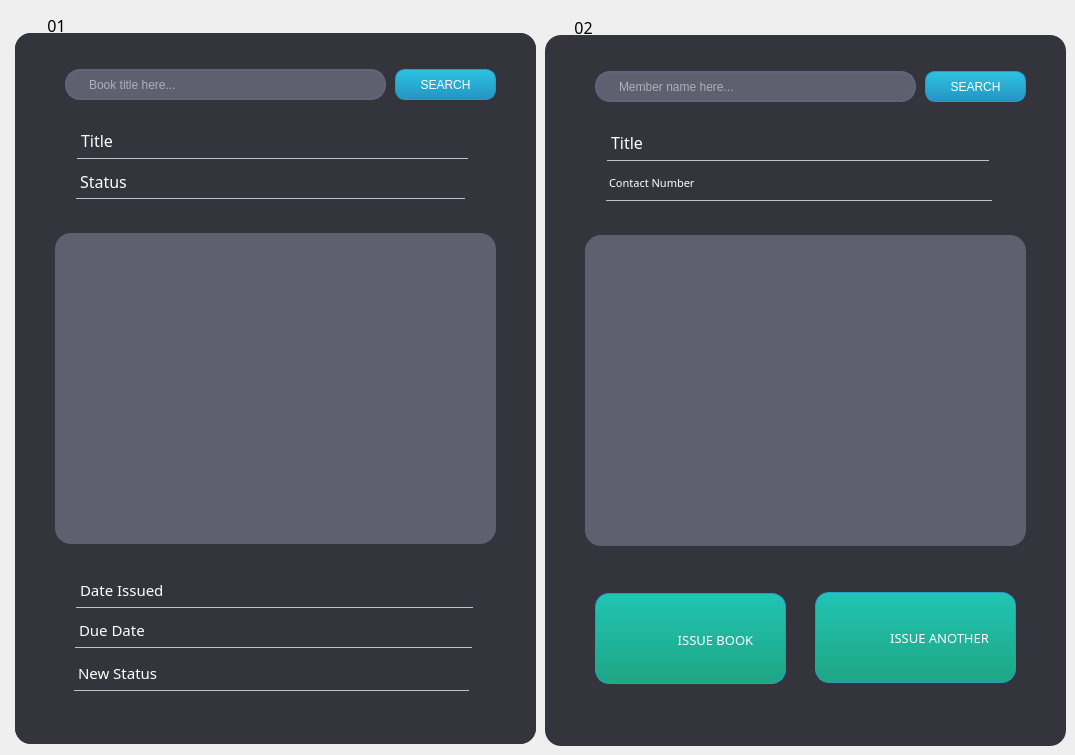
    <widget class="QWidget" name="Home">
     <attribute name="title">
      <string>Issue Book</string>
     </attribute>
     <widget class="QFrame" name="frame">
      <property name="geometry">
       <rect>
        <x>15</x>
        <y>33</y>
        <width>521</width>
        <height>711</height>
       </rect>
      </property>
      <property name="styleSheet">
       <string notr="true">background-color: rgb(52, 52, 61);
border-radius: 16px;</string>
      </property>
      <property name="frameShape">
       <enum>QFrame::StyledPanel</enum>
      </property>
      <property name="frameShadow">
       <enum>QFrame::Raised</enum>
      </property>
      <widget class="QPushButton" name="btnIssueSearch">
       <property name="geometry">
        <rect>
         <x>380</x>
         <y>50</y>
         <width>101</width>
         <height>31</height>
        </rect>
       </property>
       <property name="cursor">
        <cursorShape>OpenHandCursor</cursorShape>
       </property>
       <property name="mouseTracking">
        <bool>true</bool>
       </property>
       <property name="styleSheet">
        <string notr="true">/*background-color: qlineargradient(spread:pad, x1:0, y1:1, x2:0, y2:0, stop:0 rgba(54, 110, 140, 255), stop:0.747191 rgba(145, 192, 216, 255));

border-color: rgb(81, 130, 157);
font: 8pt &quot;Nirmala UI&quot;;
color: rgb(0, 0, 0);
border-radius: 10px;*/

/*-----QPushButton-----*/
QPushButton
{
background-color: qlineargradient(spread:pad, x1:0, y1:1, x2:0, y2:0, stop:0 rgba(37, 147, 194, 255), stop:1 rgba(45, 196, 226, 255));
color: rgb(255, 255, 255);
font: 8pt &quot;Century Gothic&quot;;
min-width: 80px;
border-style: solid;
border-width: 1px;
border-radius: 10px;
border-color: rgb(38, 156, 200);
padding: 5px;}

QPushButton::flat
{
background-color: transparent;
border: none;
color: #fff;}

QPushButton::disabled
{
background-color: rgb(131, 165, 174);
color: black;
border-color: black;}

QPushButton::hover
{
background-color: qlineargradient(spread:pad, x1:0, y1:1, x2:0, y2:0, stop:0 rgba(47, 160, 194, 255), stop:1 rgba(57, 209, 209, 255));
border: 1px solid rgb(41, 170, 182);}
</string>
       </property>
       <property name="text">
        <string>SEARCH</string>
       </property>
      </widget>
      <widget class="QLineEdit" name="searchIssueBar">
       <property name="geometry">
        <rect>
         <x>50</x>
         <y>50</y>
         <width>321</width>
         <height>31</height>
        </rect>
       </property>
       <property name="accessibleName">
        <string>Type here</string>
       </property>
       <property name="styleSheet">
        <string notr="true">QLineEdit{
border: 2px solid rgb(96, 101, 124);
border-radius: 15px;
color: rgb(255, 255, 255);
font: 12pt &quot;Century Gothic&quot;;
padding-left:20px;
padding-rght: 20px;
background-color: rgb(95, 95, 112);
}


QLineEdit::hover{
border: 2px solid rgb(43, 153, 213);
}

QLineEdit::focus{
border: 2px solid rgb(170, 255, 255);
background-color:rgb(43,45,56);
}</string>
       </property>
       <property name="frame">
        <bool>false</bool>
       </property>
       <property name="clearButtonEnabled">
        <bool>true</bool>
       </property>
      </widget>
      <widget class="QLabel" name="label_26">
       <property name="geometry">
        <rect>
         <x>61</x>
         <y>138</y>
         <width>131</width>
         <height>35</height>
        </rect>
       </property>
       <property name="font">
        <font>
         <family>Century Gothic</family>
         <pointsize>12</pointsize>
         <weight>9</weight>
         <italic>false</italic>
         <bold>false</bold>
        </font>
       </property>
       <property name="styleSheet">
        <string notr="true">color: rgb(255, 255, 255);
font: 75 12pt &quot;Century Gothic&quot;;
border-bottom: 1px solid rgb(193, 193, 193);
border-radius: none;</string>
       </property>
       <property name="text">
        <string>Status</string>
       </property>
      </widget>
      <widget class="QLabel" name="label_27">
       <property name="geometry">
        <rect>
         <x>62</x>
         <y>97</y>
         <width>121</width>
         <height>36</height>
        </rect>
       </property>
       <property name="font">
        <font>
         <family>Century Gothic</family>
         <pointsize>12</pointsize>
         <weight>9</weight>
         <italic>false</italic>
         <bold>false</bold>
        </font>
       </property>
       <property name="styleSheet">
        <string notr="true">color: rgb(255, 255, 255);
font: 75 12pt &quot;Century Gothic&quot;;
border-bottom: 1px solid rgb(193, 193, 193);
border-radius: none;</string>
       </property>
       <property name="text">
        <string>Title</string>
       </property>
      </widget>
      <widget class="QListWidget" name="listSomething">
       <property name="geometry">
        <rect>
         <x>40</x>
         <y>200</y>
         <width>441</width>
         <height>311</height>
        </rect>
       </property>
       <property name="styleSheet">
        <string notr="true">background-color: rgb(95, 95, 112);</string>
       </property>
      </widget>
      <widget class="QLabel" name="label_28">
       <property name="geometry">
        <rect>
         <x>60</x>
         <y>580</y>
         <width>131</width>
         <height>35</height>
        </rect>
       </property>
       <property name="font">
        <font>
         <family>Century Gothic</family>
         <pointsize>12</pointsize>
         <weight>9</weight>
         <italic>false</italic>
         <bold>false</bold>
        </font>
       </property>
       <property name="styleSheet">
        <string notr="true">color: rgb(255, 255, 255);
font: 75 12pt &quot;Century Gothic&quot;;
border-bottom: 1px solid rgb(193, 193, 193);
border-radius: none;</string>
       </property>
       <property name="text">
        <string>Due Date</string>
       </property>
      </widget>
      <widget class="QLabel" name="label_29">
       <property name="geometry">
        <rect>
         <x>61</x>
         <y>539</y>
         <width>121</width>
         <height>36</height>
        </rect>
       </property>
       <property name="font">
        <font>
         <family>Century Gothic</family>
         <pointsize>12</pointsize>
         <weight>9</weight>
         <italic>false</italic>
         <bold>false</bold>
        </font>
       </property>
       <property name="styleSheet">
        <string notr="true">color: rgb(255, 255, 255);
font: 75 12pt &quot;Century Gothic&quot;;
border-bottom: 1px solid rgb(193, 193, 193);
border-radius: none;</string>
       </property>
       <property name="text">
        <string>Date Issued</string>
       </property>
      </widget>
      <widget class="QLabel" name="label_30">
       <property name="geometry">
        <rect>
         <x>57</x>
         <y>623</y>
         <width>141</width>
         <height>35</height>
        </rect>
       </property>
       <property name="font">
        <font>
         <family>Century Gothic</family>
         <pointsize>12</pointsize>
         <weight>9</weight>
         <italic>false</italic>
         <bold>false</bold>
        </font>
       </property>
       <property name="styleSheet">
        <string notr="true">color: rgb(255, 255, 255);
font: 75 12pt &quot;Century Gothic&quot;;
border-bottom: 1px solid rgb(193, 193, 193);
border-radius: none;</string>
       </property>
       <property name="text">
        <string>New Status</string>
       </property>
      </widget>
      <widget class="QFrame" name="frame_2">
       <property name="geometry">
        <rect>
         <x>0</x>
         <y>0</y>
         <width>521</width>
         <height>711</height>
        </rect>
       </property>
       <property name="styleSheet">
        <string notr="true">background-color: rgb(52, 52, 61);
border-radius: 16px;</string>
       </property>
       <property name="frameShape">
        <enum>QFrame::StyledPanel</enum>
       </property>
       <property name="frameShadow">
        <enum>QFrame::Raised</enum>
       </property>
       <widget class="QPushButton" name="btniSearchBook">
        <property name="geometry">
         <rect>
          <x>380</x>
          <y>36</y>
          <width>101</width>
          <height>31</height>
         </rect>
        </property>
        <property name="cursor">
         <cursorShape>OpenHandCursor</cursorShape>
        </property>
        <property name="mouseTracking">
         <bool>true</bool>
        </property>
        <property name="styleSheet">
         <string notr="true">/*background-color: qlineargradient(spread:pad, x1:0, y1:1, x2:0, y2:0, stop:0 rgba(54, 110, 140, 255), stop:0.747191 rgba(145, 192, 216, 255));

border-color: rgb(81, 130, 157);
font: 8pt &quot;Nirmala UI&quot;;
color: rgb(0, 0, 0);
border-radius: 10px;*/

/*-----QPushButton-----*/
QPushButton
{
background-color: qlineargradient(spread:pad, x1:0, y1:1, x2:0, y2:0, stop:0 rgba(37, 147, 194, 255), stop:1 rgba(45, 196, 226, 255));
color: rgb(255, 255, 255);
font: 8pt &quot;Century Gothic&quot;;
min-width: 80px;
border-style: solid;
border-width: 1px;
border-radius: 10px;
border-color: rgb(38, 156, 200);
padding: 5px;}

QPushButton::flat
{
background-color: transparent;
border: none;
color: #fff;}

QPushButton::disabled
{
background-color: rgb(131, 165, 174);
color: black;
border-color: black;}

QPushButton::hover
{
background-color: qlineargradient(spread:pad, x1:0, y1:1, x2:0, y2:0, stop:0 rgba(47, 160, 194, 255), stop:1 rgba(57, 209, 209, 255));
border: 1px solid rgb(41, 170, 182);}
</string>
        </property>
        <property name="text">
         <string>SEARCH</string>
        </property>
       </widget>
       <widget class="QLineEdit" name="txtiSearchBook">
        <property name="geometry">
         <rect>
          <x>50</x>
          <y>36</y>
          <width>321</width>
          <height>31</height>
         </rect>
        </property>
        <property name="accessibleName">
         <string>Type here</string>
        </property>
        <property name="styleSheet">
         <string notr="true">QLineEdit{
border: 2px solid rgb(96, 101, 124);
border-radius: 15px;
color: rgb(255, 255, 255);
font: 12pt &quot;Century Gothic&quot;;
padding-left:20px;
padding-rght: 20px;
background-color: rgb(95, 95, 112);
}


QLineEdit::hover{
border: 2px solid rgb(43, 153, 213);
}

QLineEdit::focus{
border: 2px solid rgb(170, 255, 255);
background-color:rgb(43,45,56);
}</string>
        </property>
        <property name="frame">
         <bool>false</bool>
        </property>
        <property name="placeholderText">
         <string>Book title here...</string>
        </property>
        <property name="clearButtonEnabled">
         <bool>true</bool>
        </property>
       </widget>
       <widget class="QLabel" name="label_31">
        <property name="geometry">
         <rect>
          <x>61</x>
          <y>131</y>
          <width>131</width>
          <height>35</height>
         </rect>
        </property>
        <property name="font">
         <font>
          <family>Century Gothic</family>
          <pointsize>12</pointsize>
          <weight>9</weight>
          <italic>false</italic>
          <bold>false</bold>
         </font>
        </property>
        <property name="styleSheet">
         <string notr="true">color: rgb(255, 255, 255);
font: 75 12pt &quot;Century Gothic&quot;;
border-bottom: 1px solid rgb(193, 193, 193);
border-radius: none;</string>
        </property>
        <property name="text">
         <string>Status</string>
        </property>
       </widget>
       <widget class="QLabel" name="label_32">
        <property name="geometry">
         <rect>
          <x>62</x>
          <y>90</y>
          <width>121</width>
          <height>36</height>
         </rect>
        </property>
        <property name="font">
         <font>
          <family>Century Gothic</family>
          <pointsize>12</pointsize>
          <weight>9</weight>
          <italic>false</italic>
          <bold>false</bold>
         </font>
        </property>
        <property name="styleSheet">
         <string notr="true">color: rgb(255, 255, 255);
font: 75 12pt &quot;Century Gothic&quot;;
border-bottom: 1px solid rgb(193, 193, 193);
border-radius: none;</string>
        </property>
        <property name="text">
         <string>Title</string>
        </property>
       </widget>
       <widget class="QListWidget" name="listiBooks">
        <property name="geometry">
         <rect>
          <x>40</x>
          <y>200</y>
          <width>441</width>
          <height>311</height>
         </rect>
        </property>
        <property name="styleSheet">
         <string notr="true">background-color: rgb(95, 95, 112);

color: rgb(255, 255, 255);</string>
        </property>
       </widget>
       <widget class="QLabel" name="label_33">
        <property name="geometry">
         <rect>
          <x>60</x>
          <y>580</y>
          <width>151</width>
          <height>35</height>
         </rect>
        </property>
        <property name="font">
         <font>
          <family>Century Gothic</family>
          <pointsize>11</pointsize>
          <weight>9</weight>
          <italic>false</italic>
          <bold>false</bold>
         </font>
        </property>
        <property name="styleSheet">
         <string notr="true">color: rgb(255, 255, 255);
font: 75 11pt &quot;Century Gothic&quot;;
border-bottom: 1px solid rgb(193, 193, 193);
border-radius: none;</string>
        </property>
        <property name="text">
         <string>Due Date</string>
        </property>
       </widget>
       <widget class="QLabel" name="label_34">
        <property name="geometry">
         <rect>
          <x>61</x>
          <y>539</y>
          <width>141</width>
          <height>36</height>
         </rect>
        </property>
        <property name="font">
         <font>
          <family>Century Gothic</family>
          <pointsize>11</pointsize>
          <weight>9</weight>
          <italic>false</italic>
          <bold>false</bold>
         </font>
        </property>
        <property name="styleSheet">
         <string notr="true">color: rgb(255, 255, 255);
font: 75 11pt &quot;Century Gothic&quot;;
border-bottom: 1px solid rgb(193, 193, 193);
border-radius: none;</string>
        </property>
        <property name="text">
         <string>Date Issued</string>
        </property>
       </widget>
       <widget class="QLabel" name="label_35">
        <property name="geometry">
         <rect>
          <x>59</x>
          <y>623</y>
          <width>141</width>
          <height>35</height>
         </rect>
        </property>
        <property name="font">
         <font>
          <family>Century Gothic</family>
          <pointsize>11</pointsize>
          <weight>9</weight>
          <italic>false</italic>
          <bold>false</bold>
         </font>
        </property>
        <property name="styleSheet">
         <string notr="true">color: rgb(255, 255, 255);
font: 75 11pt &quot;Century Gothic&quot;;
border-bottom: 1px solid rgb(193, 193, 193);
border-radius: none;</string>
        </property>
        <property name="text">
         <string>New Status</string>
        </property>
       </widget>
       <widget class="QLineEdit" name="iBookTitle">
        <property name="geometry">
         <rect>
          <x>152</x>
          <y>95</y>
          <width>301</width>
          <height>31</height>
         </rect>
        </property>
        <property name="styleSheet">
         <string notr="true">background: transparent;
border:none;
color: rgb(193, 193, 193);
font: 15pt &quot;Century Gothic&quot;;
border-bottom: 1px solid rgb(193, 193, 193);
border-radius:none;</string>
        </property>
       </widget>
       <widget class="QLineEdit" name="iStatus">
        <property name="geometry">
         <rect>
          <x>149</x>
          <y>135</y>
          <width>301</width>
          <height>31</height>
         </rect>
        </property>
        <property name="styleSheet">
         <string notr="true">background: transparent;
border:none;
color: rgb(193, 193, 193);
font: 15pt &quot;Century Gothic&quot;;
border-bottom: 1px solid rgb(193, 193, 193);
border-radius:none;</string>
        </property>
       </widget>
       <widget class="QLineEdit" name="txtiDate">
        <property name="geometry">
         <rect>
          <x>197</x>
          <y>544</y>
          <width>261</width>
          <height>31</height>
         </rect>
        </property>
        <property name="styleSheet">
         <string notr="true">background: transparent;
border:none;
color: rgb(193, 193, 193);
font: 15pt &quot;Century Gothic&quot;;
border-bottom: 1px solid rgb(193, 193, 193);
border-radius:none;</string>
        </property>
       </widget>
       <widget class="QLineEdit" name="txtiDue">
        <property name="geometry">
         <rect>
          <x>196</x>
          <y>584</y>
          <width>261</width>
          <height>31</height>
         </rect>
        </property>
        <property name="styleSheet">
         <string notr="true">background: transparent;
border:none;
color: rgb(193, 193, 193);
font: 15pt &quot;Century Gothic&quot;;
border-bottom: 1px solid rgb(193, 193, 193);
border-radius:none;</string>
        </property>
       </widget>
       <widget class="QLineEdit" name="inewStatus">
        <property name="geometry">
         <rect>
          <x>193</x>
          <y>627</y>
          <width>261</width>
          <height>31</height>
         </rect>
        </property>
        <property name="styleSheet">
         <string notr="true">background: transparent;
border:none;
color: rgb(193, 193, 193);
font: 15pt &quot;Century Gothic&quot;;
border-bottom: 1px solid rgb(193, 193, 193);
border-radius:none;</string>
        </property>
       </widget>
       <zorder>btniSearchBook</zorder>
       <zorder>txtiSearchBook</zorder>
       <zorder>label_31</zorder>
       <zorder>label_32</zorder>
       <zorder>label_33</zorder>
       <zorder>label_34</zorder>
       <zorder>label_35</zorder>
       <zorder>iBookTitle</zorder>
       <zorder>iStatus</zorder>
       <zorder>txtiDate</zorder>
       <zorder>txtiDue</zorder>
       <zorder>inewStatus</zorder>
       <zorder>listiBooks</zorder>
      </widget>
     </widget>
     <widget class="QFrame" name="frame_3">
      <property name="geometry">
       <rect>
        <x>545</x>
        <y>35</y>
        <width>521</width>
        <height>711</height>
       </rect>
      </property>
      <property name="styleSheet">
       <string notr="true">background-color: rgb(52, 52, 61);
border-radius: 16px;</string>
      </property>
      <property name="frameShape">
       <enum>QFrame::StyledPanel</enum>
      </property>
      <property name="frameShadow">
       <enum>QFrame::Raised</enum>
      </property>
      <widget class="QPushButton" name="btniSearchMember">
       <property name="geometry">
        <rect>
         <x>380</x>
         <y>36</y>
         <width>101</width>
         <height>31</height>
        </rect>
       </property>
       <property name="cursor">
        <cursorShape>OpenHandCursor</cursorShape>
       </property>
       <property name="mouseTracking">
        <bool>true</bool>
       </property>
       <property name="styleSheet">
        <string notr="true">/*background-color: qlineargradient(spread:pad, x1:0, y1:1, x2:0, y2:0, stop:0 rgba(54, 110, 140, 255), stop:0.747191 rgba(145, 192, 216, 255));

border-color: rgb(81, 130, 157);
font: 8pt &quot;Nirmala UI&quot;;
color: rgb(0, 0, 0);
border-radius: 10px;*/

/*-----QPushButton-----*/
QPushButton
{
background-color: qlineargradient(spread:pad, x1:0, y1:1, x2:0, y2:0, stop:0 rgba(37, 147, 194, 255), stop:1 rgba(45, 196, 226, 255));
color: rgb(255, 255, 255);
font: 8pt &quot;Century Gothic&quot;;
min-width: 80px;
border-style: solid;
border-width: 1px;
border-radius: 10px;
border-color: rgb(38, 156, 200);
padding: 5px;}

QPushButton::flat
{
background-color: transparent;
border: none;
color: #fff;}

QPushButton::disabled
{
background-color: rgb(131, 165, 174);
color: black;
border-color: black;}

QPushButton::hover
{
background-color: qlineargradient(spread:pad, x1:0, y1:1, x2:0, y2:0, stop:0 rgba(47, 160, 194, 255), stop:1 rgba(57, 209, 209, 255));
border: 1px solid rgb(41, 170, 182);}
</string>
       </property>
       <property name="text">
        <string>SEARCH</string>
       </property>
      </widget>
      <widget class="QLineEdit" name="txtiSearchMember">
       <property name="geometry">
        <rect>
         <x>50</x>
         <y>36</y>
         <width>321</width>
         <height>31</height>
        </rect>
       </property>
       <property name="accessibleName">
        <string>Type here</string>
       </property>
       <property name="styleSheet">
        <string notr="true">QLineEdit{
border: 2px solid rgb(96, 101, 124);
border-radius: 15px;
color: rgb(255, 255, 255);
font: 12pt &quot;Century Gothic&quot;;
padding-left:20px;
padding-rght: 20px;
background-color: rgb(95, 95, 112);
}


QLineEdit::hover{
border: 2px solid rgb(43, 153, 213);
}

QLineEdit::focus{
border: 2px solid rgb(170, 255, 255);
background-color:rgb(43,45,56);
}</string>
       </property>
       <property name="frame">
        <bool>false</bool>
       </property>
       <property name="placeholderText">
        <string>Member name here...</string>
       </property>
       <property name="clearButtonEnabled">
        <bool>true</bool>
       </property>
      </widget>
      <widget class="QLabel" name="label_36">
       <property name="geometry">
        <rect>
         <x>61</x>
         <y>131</y>
         <width>111</width>
         <height>35</height>
        </rect>
       </property>
       <property name="font">
        <font>
         <family>Century Gothic</family>
         <pointsize>8</pointsize>
         <weight>9</weight>
         <italic>false</italic>
         <bold>false</bold>
        </font>
       </property>
       <property name="styleSheet">
        <string notr="true">color: rgb(255, 255, 255);
font: 75 8pt &quot;Century Gothic&quot;;
border-bottom: 1px solid rgb(193, 193, 193);
border-radius: none;</string>
       </property>
       <property name="text">
        <string>Contact Number</string>
       </property>
      </widget>
      <widget class="QLabel" name="label_37">
       <property name="geometry">
        <rect>
         <x>62</x>
         <y>90</y>
         <width>101</width>
         <height>36</height>
        </rect>
       </property>
       <property name="font">
        <font>
         <family>Century Gothic</family>
         <pointsize>12</pointsize>
         <weight>9</weight>
         <italic>false</italic>
         <bold>false</bold>
        </font>
       </property>
       <property name="styleSheet">
        <string notr="true">color: rgb(255, 255, 255);
font: 75 12pt &quot;Century Gothic&quot;;
border-bottom: 1px solid rgb(193, 193, 193);
border-radius: none;</string>
       </property>
       <property name="text">
        <string>Title</string>
       </property>
      </widget>
      <widget class="QListWidget" name="listiMember">
       <property name="geometry">
        <rect>
         <x>40</x>
         <y>200</y>
         <width>441</width>
         <height>311</height>
        </rect>
       </property>
       <property name="styleSheet">
        <string notr="true">background-color: rgb(95, 95, 112);

color: rgb(255, 255, 255);</string>
       </property>
      </widget>
      <widget class="QLineEdit" name="txtiMemberName">
       <property name="geometry">
        <rect>
         <x>163</x>
         <y>95</y>
         <width>281</width>
         <height>31</height>
        </rect>
       </property>
       <property name="styleSheet">
        <string notr="true">background: transparent;
border:none;
color: rgb(193, 193, 193);
font: 15pt &quot;Century Gothic&quot;;
border-bottom: 1px solid rgb(193, 193, 193);
border-radius:none;</string>
       </property>
      </widget>
      <widget class="QLineEdit" name="txtiMemberNumber">
       <property name="geometry">
        <rect>
         <x>166</x>
         <y>135</y>
         <width>281</width>
         <height>31</height>
        </rect>
       </property>
       <property name="styleSheet">
        <string notr="true">background: transparent;
border:none;
color: rgb(193, 193, 193);
font: 15pt &quot;Century Gothic&quot;;
border-bottom: 1px solid rgb(193, 193, 193);
border-radius:none;</string>
       </property>
      </widget>
      <widget class="QPushButton" name="btnissuebook_2">
       <property name="geometry">
        <rect>
         <x>50</x>
         <y>558</y>
         <width>191</width>
         <height>91</height>
        </rect>
       </property>
       <property name="cursor">
        <cursorShape>OpenHandCursor</cursorShape>
       </property>
       <property name="mouseTracking">
        <bool>true</bool>
       </property>
       <property name="styleSheet">
        <string notr="true">/*background: rgba(40, 83, 107, 1);
font: 75 9pt &quot;Yu Gothic UI&quot;;
color: white;*/

/*background-color: rgb(52, 52, 61);
border-color: rgb(135, 83, 72);
border-radius:14px;
font: 8pt &quot;Nirmala UI&quot;;
color: black;*/

/*-----QPushButton-----*/
QPushButton
{
background-color: qlineargradient(spread:pad, x1:0, y1:1, x2:0, y2:0, stop:0.0995025 rgba(31, 168, 136, 255), stop:1 rgba(32, 197, 180, 255));
color: rgb(255, 255, 255);
font: 8pt &quot;Century Gothic&quot;;
min-width: 80px;
border-style: solid;
border-width: 1px;
border-radius: 14px;
border-color: rgb(38, 156, 200);
padding: 5px;}

QPushButton::flat
{
background-color: transparent;
border: none;
color: #fff;}

QPushButton::disabled
{
background-color: rgb(131, 165, 174);
color: black;
border-color: black;}

QPushButton::hover
{
background-color: qlineargradient(spread:pad, x1:0, y1:1, x2:0, y2:0, stop:0.0995025 rgba(38, 208, 171, 255), stop:1 rgba(36, 222, 206, 255));
border: 1px solid rgb(41, 170, 182);}</string>
       </property>
       <property name="text">
        <string/>
       </property>
      </widget>
      <widget class="QPushButton" name="btnissuedone">
       <property name="geometry">
        <rect>
         <x>270</x>
         <y>557</y>
         <width>201</width>
         <height>91</height>
        </rect>
       </property>
       <property name="cursor">
        <cursorShape>OpenHandCursor</cursorShape>
       </property>
       <property name="mouseTracking">
        <bool>true</bool>
       </property>
       <property name="styleSheet">
        <string notr="true">/*background: rgba(40, 83, 107, 1);
font: 75 9pt &quot;Yu Gothic UI&quot;;
color: white;*/

/*background-color: rgb(52, 52, 61);
border-color: rgb(135, 83, 72);
border-radius:14px;
font: 8pt &quot;Nirmala UI&quot;;
color: black;*/

/*-----QPushButton-----*/
QPushButton
{
background-color: qlineargradient(spread:pad, x1:0, y1:1, x2:0, y2:0, stop:0.0995025 rgba(31, 168, 136, 255), stop:1 rgba(32, 197, 180, 255));
color: rgb(255, 255, 255);
font: 8pt &quot;Century Gothic&quot;;
min-width: 80px;
border-style: solid;
border-width: 1px;
border-radius: 14px;
border-color: rgb(38, 156, 200);
padding: 5px;}

QPushButton::flat
{
background-color: transparent;
border: none;
color: #fff;}

QPushButton::disabled
{
background-color: rgb(131, 165, 174);
color: black;
border-color: black;}

QPushButton::hover
{
background-color: qlineargradient(spread:pad, x1:0, y1:1, x2:0, y2:0, stop:0.0995025 rgba(38, 208, 171, 255), stop:1 rgba(36, 222, 206, 255));
border: 1px solid rgb(41, 170, 182);}</string>
       </property>
       <property name="text">
        <string/>
       </property>
      </widget>
      <zorder>listiMember</zorder>
      <zorder>btniSearchMember</zorder>
      <zorder>txtiSearchMember</zorder>
      <zorder>label_36</zorder>
      <zorder>label_37</zorder>
      <zorder>txtiMemberName</zorder>
      <zorder>txtiMemberNumber</zorder>
      <zorder>btnissuebook_2</zorder>
      <zorder>btnissuedone</zorder>
     </widget>
     <widget class="QLabel" name="addBookTtle_4">
      <property name="geometry">
       <rect>
        <x>41</x>
        <y>15</y>
        <width>31</width>
        <height>21</height>
       </rect>
      </property>
      <property name="font">
       <font>
        <family>Century Gothic</family>
        <pointsize>12</pointsize>
        <weight>9</weight>
        <italic>false</italic>
        <bold>false</bold>
       </font>
      </property>
      <property name="styleSheet">
       <string notr="true">color: rgb(0, 0, 0);
font: 75 12pt &quot;Century Gothic&quot;;</string>
      </property>
      <property name="text">
       <string>01</string>
      </property>
      <property name="alignment">
       <set>Qt::AlignCenter</set>
      </property>
     </widget>
     <widget class="QLabel" name="addBookTtle_5">
      <property name="geometry">
       <rect>
        <x>568</x>
        <y>17</y>
        <width>31</width>
        <height>21</height>
       </rect>
      </property>
      <property name="font">
       <font>
        <family>Century Gothic</family>
        <pointsize>12</pointsize>
        <weight>9</weight>
        <italic>false</italic>
        <bold>false</bold>
       </font>
      </property>
      <property name="styleSheet">
       <string notr="true">color: rgb(0, 0, 0);
font: 75 12pt &quot;Century Gothic&quot;;</string>
      </property>
      <property name="text">
       <string>02</string>
      </property>
      <property name="alignment">
       <set>Qt::AlignCenter</set>
      </property>
     </widget>
     <widget class="QLabel" name="label_5">
      <property name="geometry">
       <rect>
        <x>21</x>
        <y>8</y>
        <width>61</width>
        <height>51</height>
       </rect>
      </property>
      <property name="text">
       <string/>
      </property>
      <property name="pixmap">
       <pixmap>../../../../Downloads/the_Library-Testing-App2/the_Library-Testing-App/theLIBRARY/appImages/orangeBookmark.png</pixmap>
      </property>
      <property name="scaledContents">
       <bool>true</bool>
      </property>
     </widget>
     <widget class="QLabel" name="label_6">
      <property name="geometry">
       <rect>
        <x>550</x>
        <y>10</y>
        <width>61</width>
        <height>51</height>
       </rect>
      </property>
      <property name="text">
       <string/>
      </property>
      <property name="pixmap">
       <pixmap>../../../../Downloads/the_Library-Testing-App2/the_Library-Testing-App/theLIBRARY/appImages/orangeBookmark.png</pixmap>
      </property>
      <property name="scaledContents">
       <bool>true</bool>
      </property>
     </widget>
     <widget class="QLabel" name="label_7">
      <property name="geometry">
       <rect>
        <x>607</x>
        <y>615</y>
        <width>51</width>
        <height>51</height>
       </rect>
      </property>
      <property name="text">
       <string/>
      </property>
      <property name="pixmap">
       <pixmap>../../../../Downloads/the_Library-Testing-App2/the_Library-Testing-App/theLIBRARY/appImages/issueBook.png</pixmap>
      </property>
      <property name="scaledContents">
       <bool>true</bool>
      </property>
     </widget>
     <widget class="QLabel" name="label_38">
      <property name="geometry">
       <rect>
        <x>655</x>
        <y>622</y>
        <width>121</width>
        <height>36</height>
       </rect>
      </property>
      <property name="font">
       <font>
        <family>Century Gothic</family>
        <pointsize>10</pointsize>
        <weight>9</weight>
        <italic>false</italic>
        <bold>false</bold>
       </font>
      </property>
      <property name="styleSheet">
       <string notr="true">color:white;
font: 75 10pt &quot;Century Gothic&quot;;</string>
      </property>
      <property name="text">
       <string>ISSUE BOOK</string>
      </property>
      <property name="alignment">
       <set>Qt::AlignCenter</set>
      </property>
     </widget>
     <widget class="QLabel" name="label_8">
      <property name="geometry">
       <rect>
        <x>826</x>
        <y>616</y>
        <width>41</width>
        <height>41</height>
       </rect>
      </property>
      <property name="text">
       <string/>
      </property>
      <property name="pixmap">
       <pixmap>../../../../Downloads/the_Library-Testing-App2/the_Library-Testing-App/theLIBRARY/appImages/issueAnother.png</pixmap>
      </property>
      <property name="scaledContents">
       <bool>true</bool>
      </property>
     </widget>
     <widget class="QLabel" name="label_39">
      <property name="geometry">
       <rect>
        <x>869</x>
        <y>620</y>
        <width>141</width>
        <height>36</height>
       </rect>
      </property>
      <property name="font">
       <font>
        <family>Century Gothic</family>
        <pointsize>10</pointsize>
        <weight>9</weight>
        <italic>false</italic>
        <bold>false</bold>
       </font>
      </property>
      <property name="styleSheet">
       <string notr="true">color:white;
font: 75 10pt &quot;Century Gothic&quot;;</string>
      </property>
      <property name="text">
       <string>ISSUE ANOTHER</string>
      </property>
      <property name="alignment">
       <set>Qt::AlignCenter</set>
      </property>
     </widget>
     <zorder>frame</zorder>
     <zorder>frame_3</zorder>
     <zorder>label_5</zorder>
     <zorder>addBookTtle_4</zorder>
     <zorder>label_6</zorder>
     <zorder>addBookTtle_5</zorder>
     <zorder>label_7</zorder>
     <zorder>label_38</zorder>
     <zorder>label_8</zorder>
     <zorder>label_39</zorder>
    </widget>
